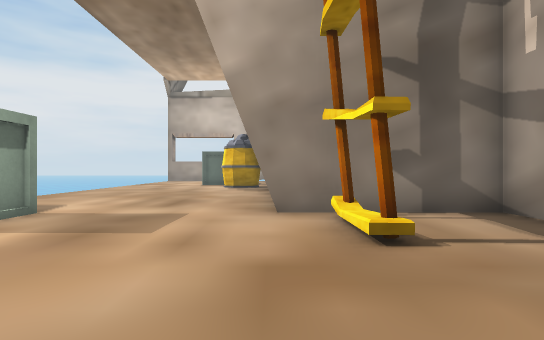
view 1 (above)

14 first-person views from a walk through a Unity game level. The camera is 1.2 m above the floor, looks level and sees 80° across. The floor is counted in squares, 2 m on a side. Each view is taken from the middle of a square. On the plan, view 1 faces up. The plan holds only what a view shows up to about 10 squares ahead; the rest is blank. The place goes on beyond the plan.

view 2
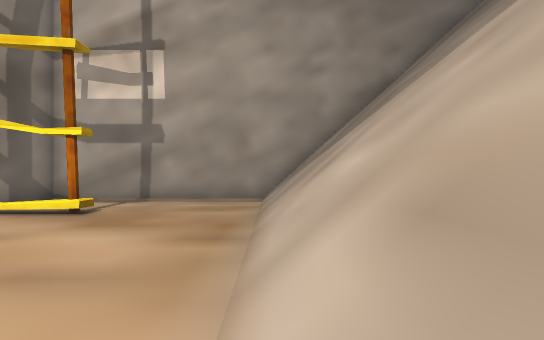

view 3
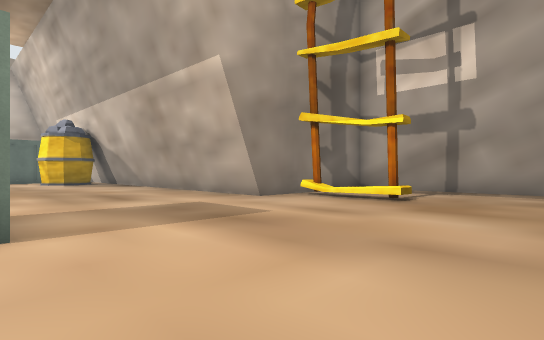

view 4
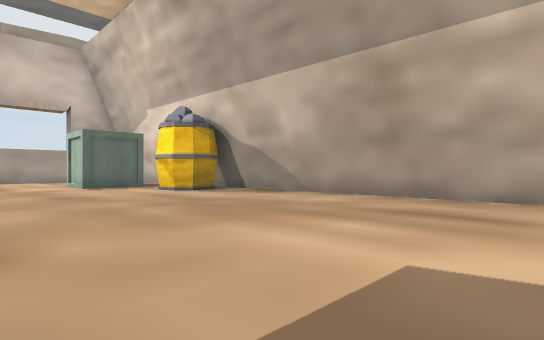

view 5
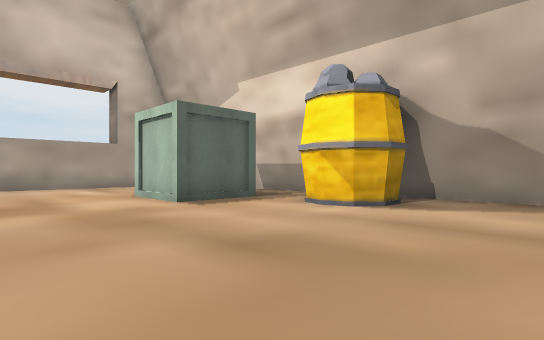

view 6
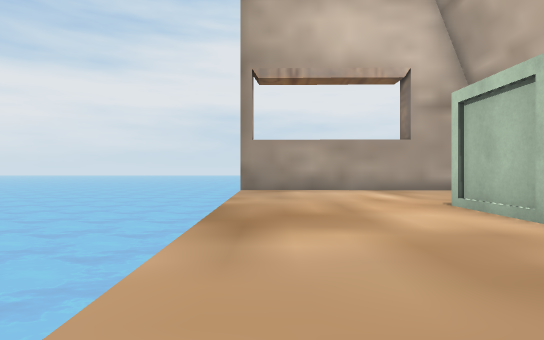

view 7
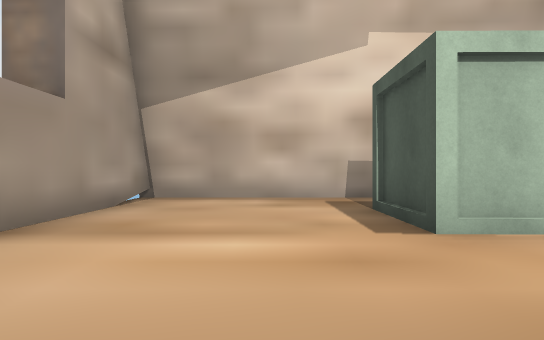

view 8
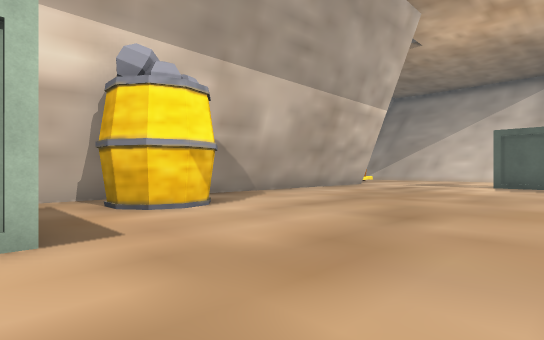

view 9
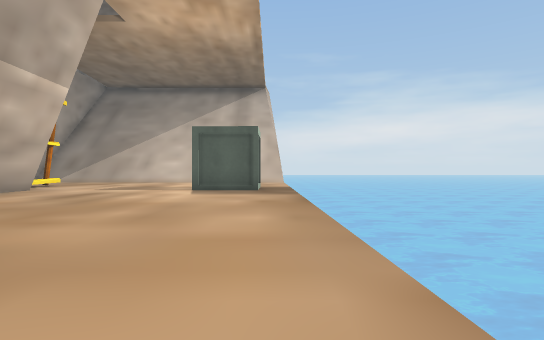

view 10
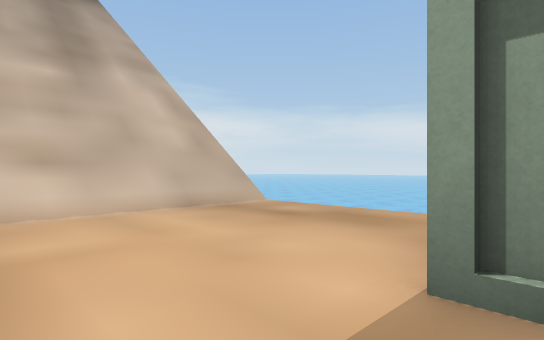

view 11
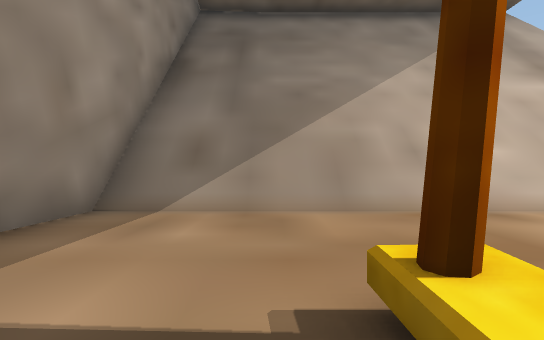

view 12
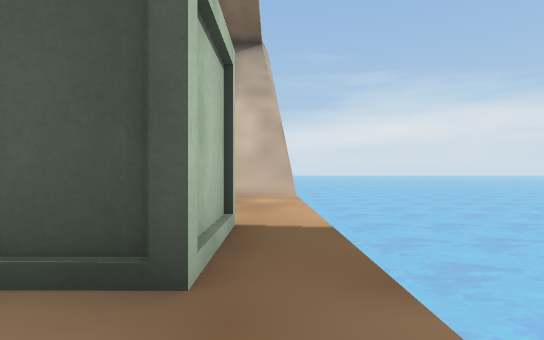

view 13
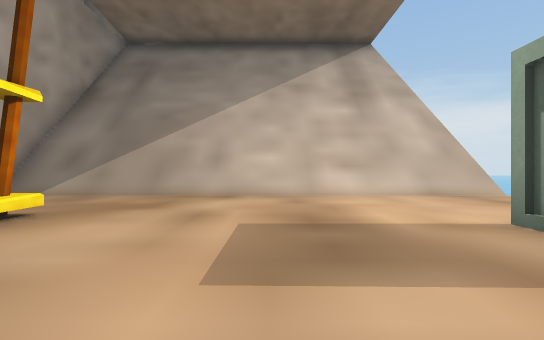

view 14
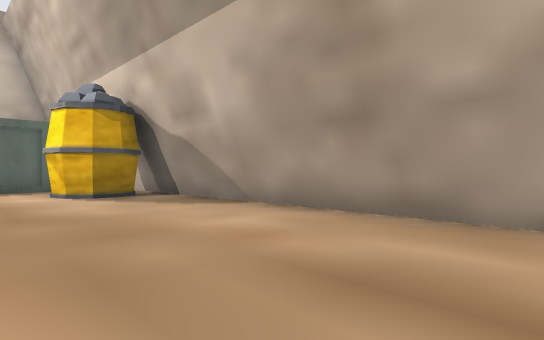

### Floor plan
Key: @ floor where view 1 was taken; # wall or solid block; . floor; / step, stairs or slope; ≈ water the walk keeps out of; v drop or lower ground; O other object.
Columns run from 8 left of view 1 to 5 right of it. Each row starts with its distance up from view 1.
 25 #########
 24 ≈.......#
 23 ≈.......#
 22 ≈.......#
 21 ≈.......#
 20 ≈...OOO.#
 19 ≈...OOO.#
 18 ≈.......#
 17 ≈.....###
 16 ≈.....###
 15 ≈.......#
 14 ≈.......#
 13 ≈.......#
 12 ≈.......#
 11 ≈.......#
 10 ≈.......#
  9 ≈.......#
  8 ≈.......#
  7 ≈.......######
  6 ≈.OO.....#...#
  5 ≈.OO.........#
  4 ≈........#...#
  3 ≈............#
  2 ≈............#
  1 ≈............#
  0 ≈///////@////#
 -1 ≈////////////#
 -2 v////////////#
 -3  v///////////#
 -4  v///////////#
 -5  v///////////#
 -6              #

Positions as (right, up) in squares from view 1, and headings:
1: (0, 0), facing up
2: (-5, 0), facing right
3: (-5, 1), facing up-right
4: (-7, 7), facing up-right
5: (-7, 13), facing up-right
6: (-7, 15), facing up
7: (-7, 22), facing right
8: (-7, 19), facing down-right
9: (-7, 16), facing down
10: (-3, 5), facing down-left
11: (2, 5), facing down
12: (-7, 8), facing down
13: (-2, 8), facing down
14: (-4, 8), facing up-right
